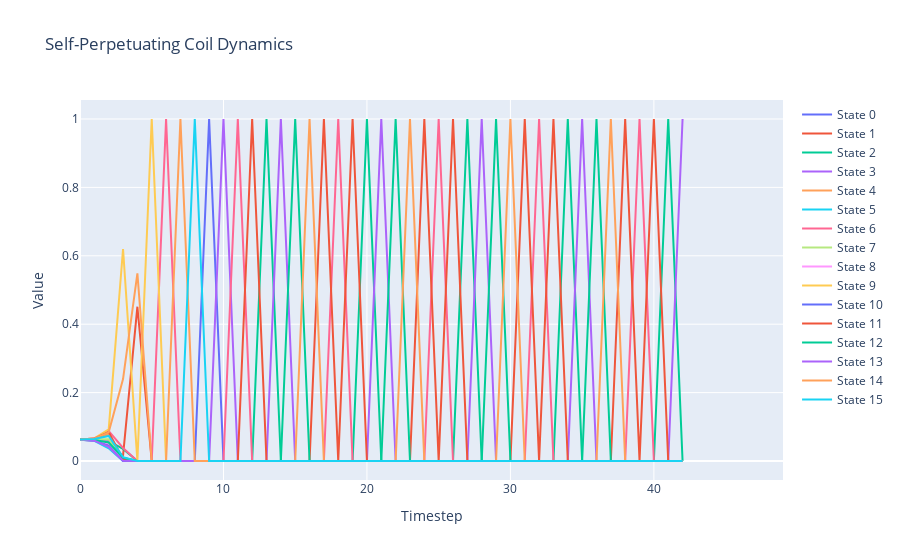

Here is the notebook cell this chart was saved with:
### Code cell
import plotly.graph_objects as go

states = []
# Select the batch we want to make predictions for
batch = 10


# Grab starting state tensor
state_tensor = X[:,0,:]

# How many steps do we want to run the coil overall?
max_steps = 50

batch_size = X.shape[0]
transition_tensor = torch.softmax(torch.zeros(batch_size, n_features, n_features), dim = 1).to("cuda")
for step_state in range(max_steps):
    state_tensor, transition_tensor = model.step_coil(state_tensor, transition_tensor)
    states.append(state_tensor[batch,:])

# Move state dynamics to CPU
data = [row.to('cpu').detach().numpy() for row in states]
# Transpose the data to get 5 traces
traces = list(zip(*data))


# Create the figure and add traces
fig = go.Figure()

# Plotting
for i, trace in enumerate(traces):
    model_trace = go.Scatter(y=trace, mode='lines', name=f'State {i}')
    fig.add_trace(model_trace)

# Add title and labels
fig.update_layout(title=f'Self-Perpetuating Coil Dynamics',
                    xaxis_title='Timestep',
                    yaxis_title='Value')

# Show the figure
fig.show()

### Figure 1 — Plotly figure (JSON) as saved in the notebook; plotly's stock layout.template omitted (floating-point values rounded to 4 significant figures)
{"data": [{"mode": "lines", "name": "State 0", "type": "scatter", "y": [0.06233, 0.06033, 0.0463, 0.007909, 1.711e-16, 0, 0, 0, 0, 1, 0, 0, 0, 0, 0, 0, 0, 0, 0, 0, 0, 0, 0, 0, 0, 0, 0, 0, 0, 0, 0, 0, 0, 0, 0, 0, 0, 0, 0, 0, 0, 0, 0, null, null, null, null, null, null, null]}, {"mode": "lines", "name": "State 1", "type": "scatter", "y": [0.06212, 0.06017, 0.04669, 0.01543, 0.4511, 0, 0, 0, 0, 0, 0, 0, 0, 0, 0, 0, 0, 0, 0, 0, 0, 0, 0, 0, 0, 0, 0, 0, 0, 0, 0, 0, 0, 0, 0, 0, 0, 0, 0, 0, 0, 0, 0, null, null, null, null, null, null, null]}, {"mode": "lines", "name": "State 2", "type": "scatter", "y": [0.06257, 0.06209, 0.05815, 0.03538, 0, 0, 0, 0, 0, 0, 0, 0, 0, 1, 0, 0, 0, 0, 0, 0, 1, 0, 0, 0, 0, 0, 0, 1, 0, 0, 0, 0, 0, 0, 1, 0, 0, 0, 0, 0, 0, 1, 0, null, null, null, null, null, null, null]}, {"mode": "lines", "name": "State 3", "type": "scatter", "y": [0.06278, 0.06268, 0.05903, 0.0001784, 0, 0, 0, 0, 0, 0, 1, 0, 0, 0, 1, 0, 0, 0, 0, 0, 0, 1, 0, 0, 0, 0, 0, 0, 1, 0, 0, 0, 0, 0, 0, 1, 0, 0, 0, 0, 0, 0, 1, null, null, null, null, null, null, null]}, {"mode": "lines", "name": "State 4", "type": "scatter", "y": [0.06277, 0.06451, 0.07744, 0.007789, 0, 0, 0, 0, 0, 0, 0, 0, 0, 0, 0, 0, 0, 0, 0, 0, 0, 0, 0, 0, 0, 0, 0, 0, 0, 0, 0, 0, 0, 0, 0, 0, 0, 0, 0, 0, 0, 0, 0, null, null, null, null, null, null, null]}, {"mode": "lines", "name": "State 5", "type": "scatter", "y": [0.06178, 0.05895, 0.03724, 1.604e-05, 0, 0, 0, 0, 0, 0, 0, 0, 0, 0, 0, 0, 0, 0, 0, 0, 0, 0, 0, 0, 0, 0, 0, 0, 0, 0, 0, 0, 0, 0, 0, 0, 0, 0, 0, 0, 0, 0, 0, null, null, null, null, null, null, null]}, {"mode": "lines", "name": "State 6", "type": "scatter", "y": [0.06282, 0.0658, 0.08797, 0.03814, 1.195e-34, 0, 1, 0, 0, 0, 0, 1, 0, 0, 0, 0, 0, 0, 1, 0, 0, 0, 0, 0, 0, 1, 0, 0, 0, 0, 0, 0, 1, 0, 0, 0, 0, 0, 0, 1, 0, 0, 0, null, null, null, null, null, null, null]}, {"mode": "lines", "name": "State 7", "type": "scatter", "y": [0.06252, 0.06286, 0.06366, 0.002929, 2.662e-44, 0, 0, 0, 0, 0, 0, 0, 0, 0, 0, 0, 0, 0, 0, 0, 0, 0, 0, 0, 0, 0, 0, 0, 0, 0, 0, 0, 0, 0, 0, 0, 0, 0, 0, 0, 0, 0, 0, null, null, null, null, null, null, null]}, {"mode": "lines", "name": "State 8", "type": "scatter", "y": [0.0624, 0.06097, 0.05068, 0.005377, 0, 0, 0, 0, 0, 0, 0, 0, 0, 0, 0, 0, 0, 0, 0, 0, 0, 0, 0, 0, 0, 0, 0, 0, 0, 0, 0, 0, 0, 0, 0, 0, 0, 0, 0, 0, 0, 0, 0, null, null, null, null, null, null, null]}, {"mode": "lines", "name": "State 9", "type": "scatter", "y": [0.06295, 0.06594, 0.09228, 0.6199, 0, 1, 0, 0, 0, 0, 0, 0, 0, 0, 0, 0, 0, 0, 0, 0, 0, 0, 0, 0, 0, 0, 0, 0, 0, 0, 0, 0, 0, 0, 0, 0, 0, 0, 0, 0, 0, 0, 0, null, null, null, null, null, null, null]}, {"mode": "lines", "name": "State 10", "type": "scatter", "y": [0.06187, 0.05997, 0.04398, 0.0003576, 0, 0, 0, 0, 0, 0, 0, 0, 0, 0, 0, 0, 0, 0, 0, 0, 0, 0, 0, 0, 0, 0, 0, 0, 0, 0, 0, 0, 0, 0, 0, 0, 0, 0, 0, 0, 0, 0, 0, null, null, null, null, null, null, null]}, {"mode": "lines", "name": "State 11", "type": "scatter", "y": [0.06277, 0.06544, 0.08447, 0.005556, 0, 0, 0, 0, 0, 0, 0, 0, 1, 0, 0, 0, 0, 1, 0, 1, 0, 0, 0, 0, 1, 0, 1, 0, 0, 0, 0, 1, 0, 1, 0, 0, 0, 0, 1, 0, 1, 0, 0, null, null, null, null, null, null, null]}, {"mode": "lines", "name": "State 12", "type": "scatter", "y": [0.06234, 0.06139, 0.05399, 0.009509, 0, 0, 0, 0, 0, 0, 0, 0, 0, 0, 0, 1, 0, 0, 0, 0, 0, 0, 1, 0, 0, 0, 0, 0, 0, 1, 0, 0, 0, 0, 0, 0, 1, 0, 0, 0, 0, 0, 0, null, null, null, null, null, null, null]}, {"mode": "lines", "name": "State 13", "type": "scatter", "y": [0.06236, 0.05949, 0.04119, 0.0005182, 1.445e-29, 0, 0, 0, 0, 0, 0, 0, 0, 0, 0, 0, 0, 0, 0, 0, 0, 0, 0, 0, 0, 0, 0, 0, 0, 0, 0, 0, 0, 0, 0, 0, 0, 0, 0, 0, 0, 0, 0, null, null, null, null, null, null, null]}, {"mode": "lines", "name": "State 14", "type": "scatter", "y": [0.06276, 0.06515, 0.08367, 0.2397, 0.5489, 0, 0, 1, 0, 0, 0, 0, 0, 0, 0, 0, 1, 0, 0, 0, 0, 0, 0, 1, 0, 0, 0, 0, 0, 0, 1, 0, 0, 0, 0, 0, 0, 1, 0, 0, 0, 0, 0, null, null, null, null, null, null, null]}, {"mode": "lines", "name": "State 15", "type": "scatter", "y": [0.06285, 0.06427, 0.07328, 0.01125, 0, 0, 0, 0, 1, 0, 0, 0, 0, 0, 0, 0, 0, 0, 0, 0, 0, 0, 0, 0, 0, 0, 0, 0, 0, 0, 0, 0, 0, 0, 0, 0, 0, 0, 0, 0, 0, 0, 0, null, null, null, null, null, null, null]}], "layout": {"title": {"text": "Self-Perpetuating Coil Dynamics"}, "xaxis": {"title": {"text": "Timestep"}}, "yaxis": {"title": {"text": "Value"}}}}
